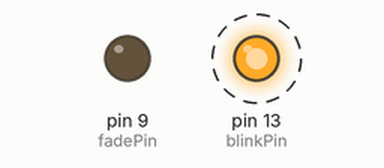
A sketch run on a simulated Arduino Uno, built with avr-gcc and run on an emulated ATmega328P. Parts: output pins drawn as LEDs (lit = HIGH). Dashed ring = blinking.

Above: at 0.05 s.
At 5.35 s:
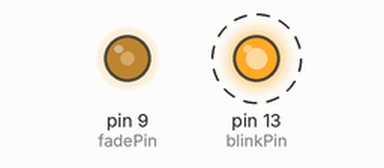
At 10.65 s:
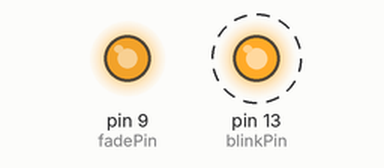
At 21.45 s:
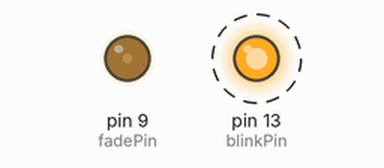
Timing chart, 0 to 30.5 s (numbered marks = the images above):
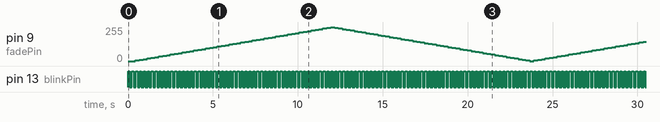

The sketch:

combination.ino
```cpp
// The always-on LED is connected to 5V through its own resistor.
int blinkPin = 13;
int fadePin = 9;
int brightness = 0;
int fadeAmount = 5;

void setup() {
  pinMode(blinkPin, OUTPUT);
  pinMode(fadePin, OUTPUT);
}

void loop() {
  digitalWrite(blinkPin, HIGH);
  delay(100);
  digitalWrite(blinkPin, LOW);
  delay(100);

  analogWrite(fadePin, brightness);
  brightness = brightness + fadeAmount;

  if (brightness >= 255) {
    brightness = 255;
    fadeAmount = -5;
  }
  if (brightness <= 0) {
    brightness = 0;
    fadeAmount = 5;
  }
  delay(30);
}
```

Measured:
- by itself, pin 13 (blinkPin): alternates HIGH for 0.10 s and LOW for 0.13 s
